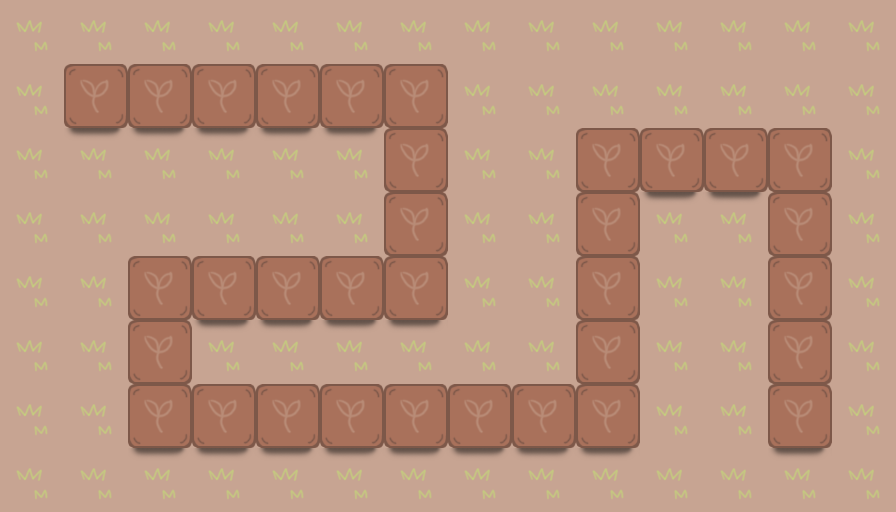

Rendered tile map (Tiled .tmx) drawn with the repository's tilesets; below, a short description and the map source with its tile grids summarised:
An orthogonal 14x8 tile map with 64x64 px tiles, 2 tile layers (bg, road) and 27 objects (7x waypoint, 6x xiaomo, 5x damo, 4x zhuang, 3x fang, ...).

<map version="1.0" orientation="orthogonal" width="14" height="8" tilewidth="64" tileheight="64">
 <tileset firstgid="1" name="map" tilewidth="64" tileheight="64">
  <image source="map.png" width="512" height="512" />
 </tileset>
 <layer name="bg" width="14" height="8">
  <data>[112 cells, 112 non-empty, 2 distinct tile ids]</data>
 </layer>
 <layer name="road" width="14" height="8">
  <data>[112 cells, 33 non-empty, 1 distinct tile ids]</data>
 </layer>
 <objectgroup name="object" width="14" height="8">
  <object name="jam" type="fang" x="0" y="320" />
  <object name="jam" type="xiaomo" x="128" y="192" />
  <object name="jam" type="damo" x="192" y="192" />
  <object name="jam" type="zhuang" x="256" y="256" />
  <object name="jam" type="damo" x="192" y="384" />
  <object name="jam" type="damo" x="256" y="384" />
  <object name="jam" type="damo" x="384" y="384" />
  <object name="jam" type="zhuang" x="448" y="384" />
  <object name="jam" type="fang" x="448" y="256" />
  <object name="jam" type="zhuang" x="128" y="512" />
  <object name="jam" type="zhuang" x="256" y="512" />
  <object name="jam" type="xiaomo" x="448" y="512" />
  <object name="jam" type="xiaomo" x="512" y="512" />
  <object name="jam" type="fang" x="640" y="384" />
  <object name="jam" type="xiaomo" x="640" y="128" />
  <object name="jam" type="xiaomo" x="704" y="128" />
  <object name="jam" type="xiaomo" x="768" y="128" />
  <object name="jam" type="damo" x="832" y="384" />
  <object name="points0" type="start" x="96" y="96" />
  <object name="points1" type="waypoint" x="416" y="96" />
  <object name="points2" type="waypoint" x="416" y="288" />
  <object name="points3" type="waypoint" x="160" y="288" />
  <object name="points4" type="waypoint" x="160" y="416" />
  <object name="points5" type="waypoint" x="608" y="416" />
  <object name="points6" type="waypoint" x="608" y="160" />
  <object name="points7" type="waypoint" x="800" y="160" />
  <object name="points8" type="end" x="800" y="416" />
 </objectgroup>
</map>
